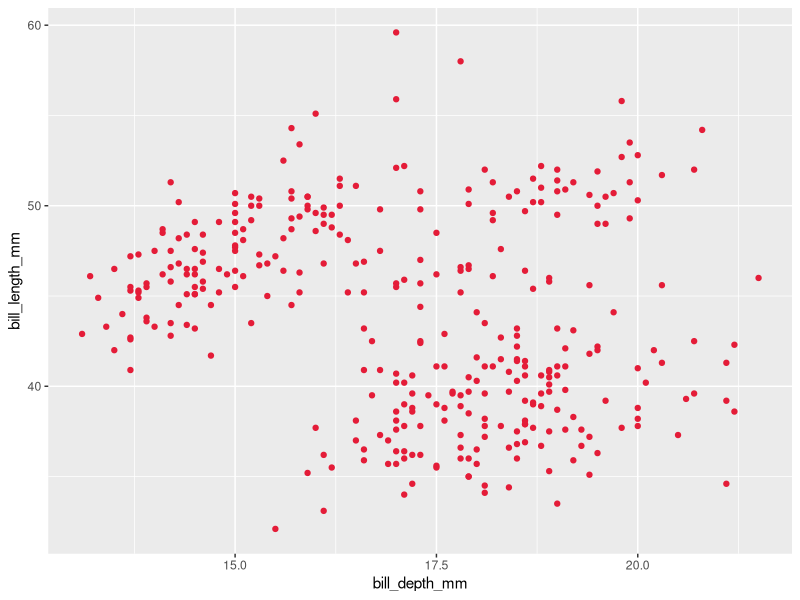
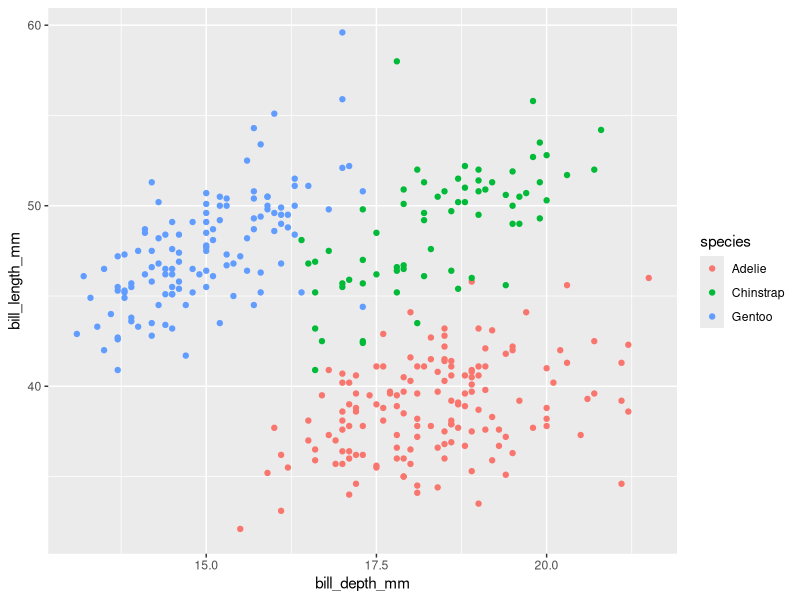
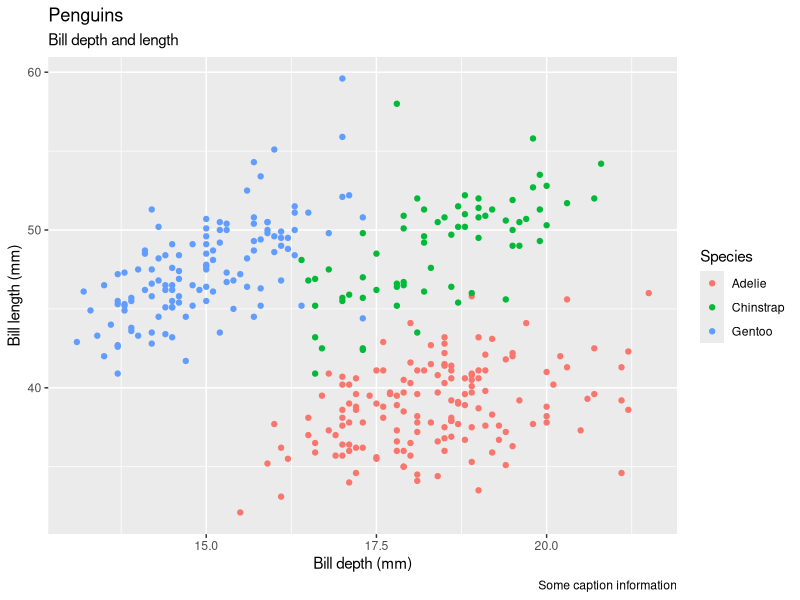
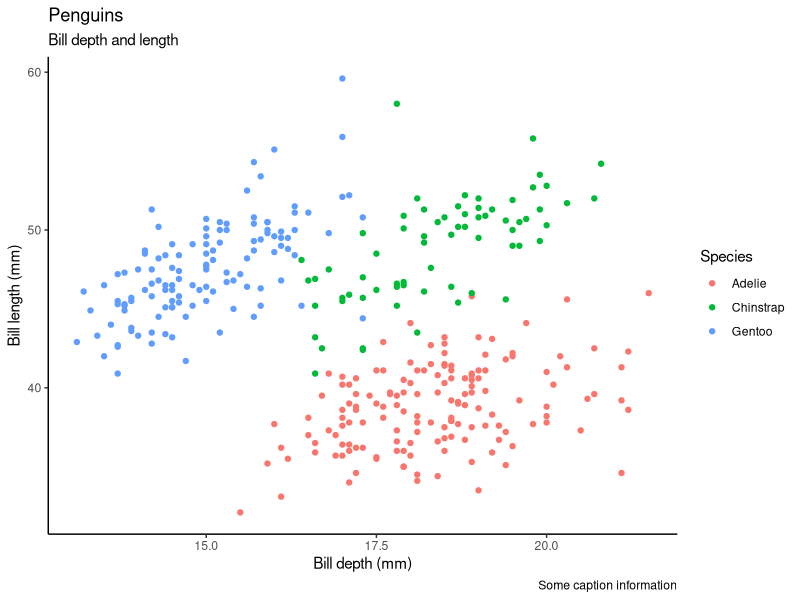
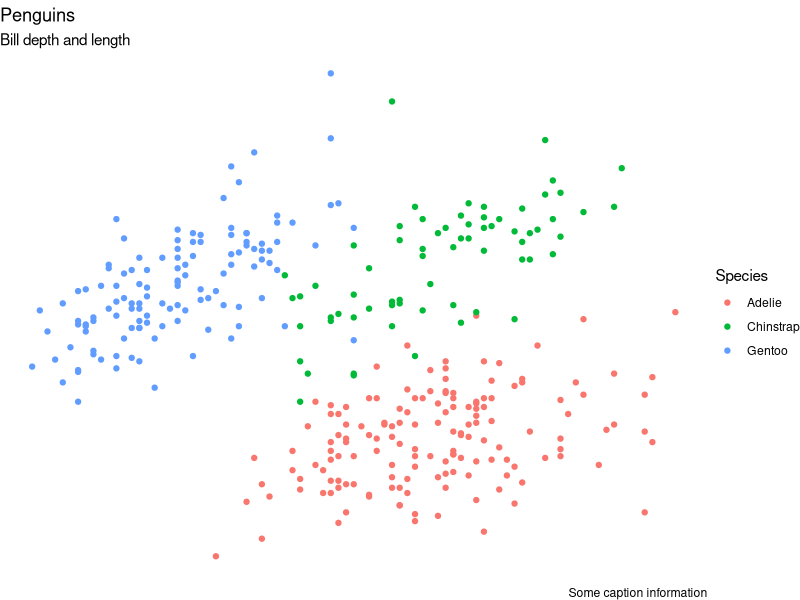
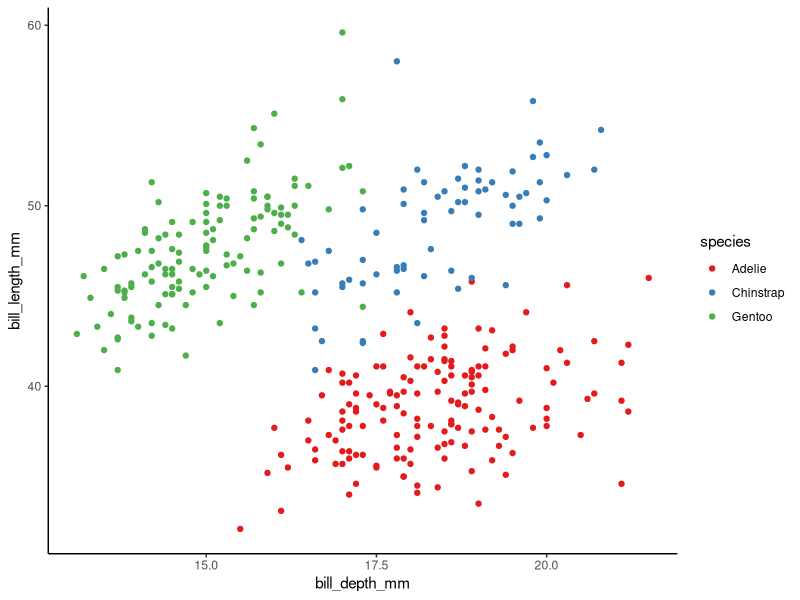
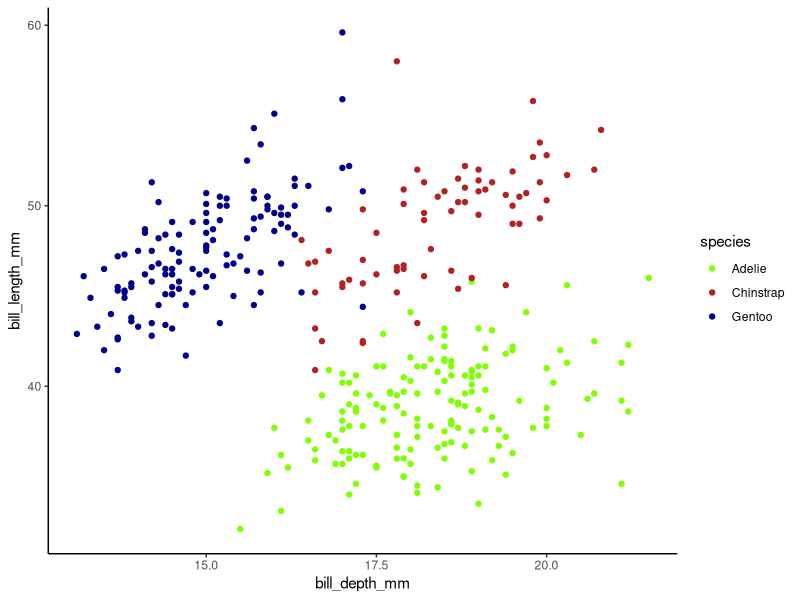
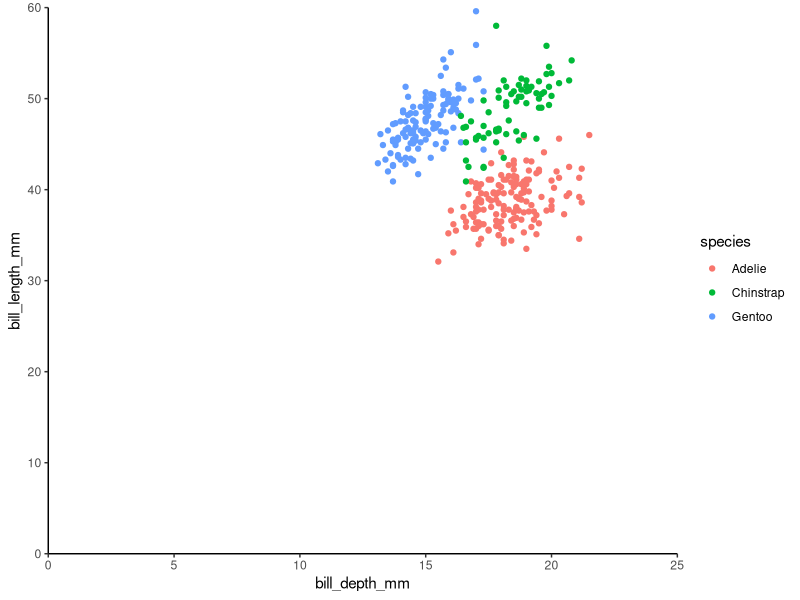

These figures' R source, in order:
# Christopher CHizinski
# 2023-10-09
# Using ggplot2 for visualization

# Load libraries 
library(tidyverse)
library(palmerpenguins)

## Basic plot

## Add some color -- all the same color
ggplot(data = penguins) +
  geom_point(aes(x = bill_depth_mm,
                 y = bill_length_mm),
             color = "#e41c38")

## Add some color -- color varies by species
ggplot(data = penguins) +
  geom_point(aes(x = bill_depth_mm,
                 y = bill_length_mm,
                 color = species))

## add labels
ggplot(data = penguins) +
  geom_point(aes(x = bill_depth_mm,
                 y = bill_length_mm,
                 color = species)) +
  labs(x = "Bill depth (mm)",
       y = "Bill length (mm)",
       title = "Penguins",
       subtitle = "Bill depth and length",
       color = "Species",
       caption = "Some caption information")

## using themes
ggplot(data = penguins) +
  geom_point(aes(x = bill_depth_mm,
                 y = bill_length_mm,
                 color = species)) +
  labs(x = "Bill depth (mm)",
       y = "Bill length (mm)",
       title = "Penguins",
       subtitle = "Bill depth and length",
       color = "Species",
       caption = "Some caption information") +
  theme_classic()


ggplot(data = penguins) +
  geom_point(aes(x = bill_depth_mm,
                 y = bill_length_mm,
                 color = species)) +
  labs(x = "Bill depth (mm)",
       y = "Bill length (mm)",
       title = "Penguins",
       subtitle = "Bill depth and length",
       color = "Species",
       caption = "Some caption information") +
  theme_void()

ggplot(data = penguins) +
  geom_point(aes(x = bill_depth_mm,
                 y = bill_length_mm,
                 color = species)) +
  scale_color_brewer(palette = "Set1") +
  theme_classic()

## Changing colors manually
ggplot(data = penguins) +
  geom_point(aes(x = bill_depth_mm,
                 y = bill_length_mm,
                 color = species)) +
  scale_color_manual(values = c("Adelie" = "chartreuse", "Chinstrap" = "firebrick", "Gentoo"= "darkblue")) +
  theme_classic()

## Changing the coordinates of the plot
ggplot(data = penguins) +
  geom_point(aes(x = bill_depth_mm,
                 y = bill_length_mm,
                 color = species)) +
  coord_cartesian(xlim = c(0,25),
                  ylim = c(0,60),
                  expand = FALSE) +
  theme_classic()

## Flipping the x and y axes
ggplot(data = penguins) +
  geom_point(aes(x = bill_depth_mm,
                 y = bill_length_mm,
                 color = species)) +
  coord_flip() +
  theme_classic()

# Polar coordinates
ggplot(data = penguins) +
  geom_point(aes(x = bill_depth_mm,
                 y = bill_length_mm,
                 color = species)) +
  coord_polar() +
  theme_classic()
